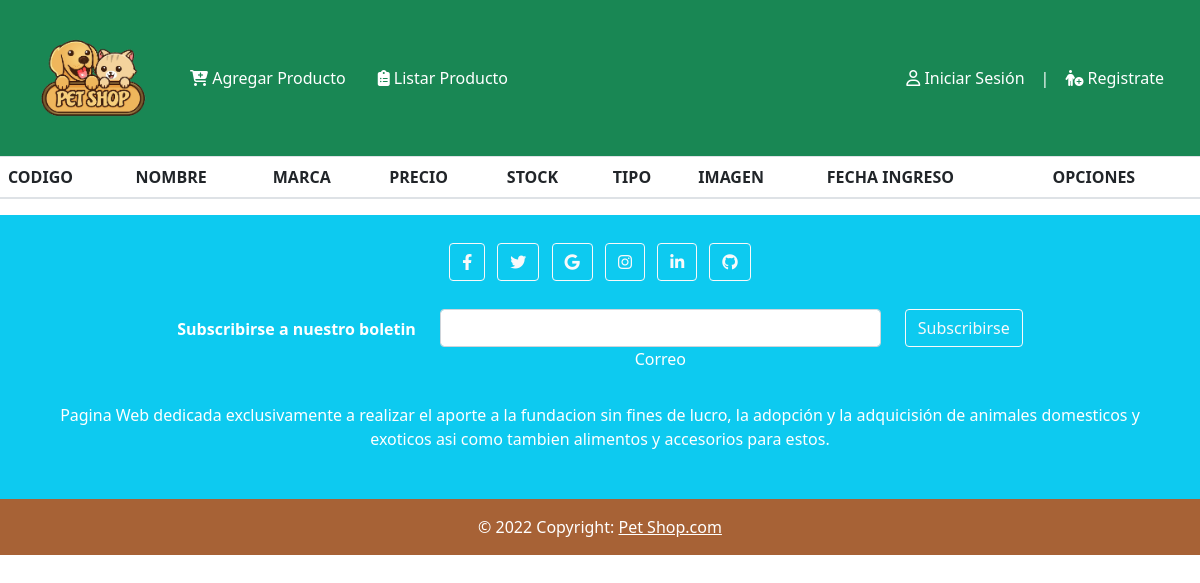
Page /listar_productos/ (signed in) on the earlier database version.
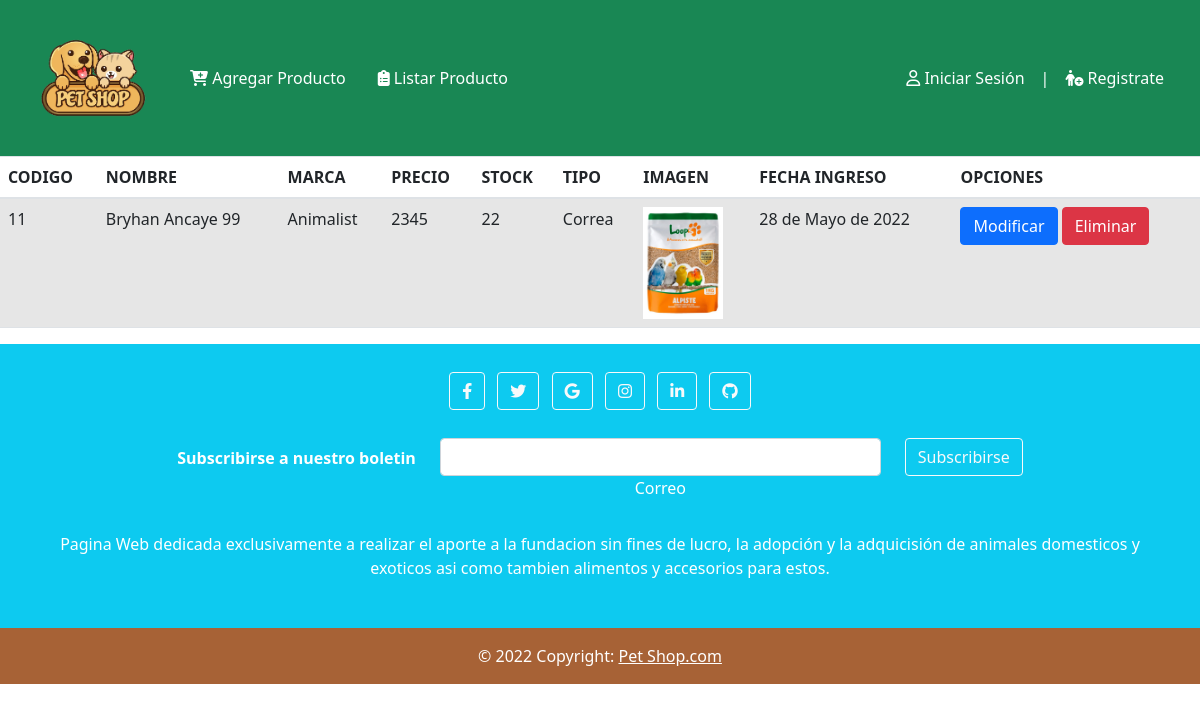
Same page on the later database version.
### app/models.py (models this page shows, shortened)
class Producto(models.Model):
    codigo = models.IntegerField(null=False,primary_key=True)
    nombre = models.CharField(max_length=20)
    marca = models.CharField(max_length=20)
    precio = models.IntegerField()
    stock = models.IntegerField()
    tipo = models.ForeignKey(TipoProducto,on_delete=models.CASCADE)
    imagen = models.ImageField(upload_to="productos", null=True)
    created_at = models.DateField(auto_now_add=True)
    updated_at = models.DateField(auto_now=True)
    class Meta:
        db_table = 'db_producto'

class TipoProducto(models.Model):
    tipo = models.CharField(max_length=20)
    def __str__(self):
        return self.tipo
    class Meta:
        db_table = 'db_tipo_producto'

### app/views.py (the view)
# urls.py: path('listar_productos/', listar_productos ,name="listar_productos"),
@permission_required('app.view_producto')
def listar_productos(request):
    productosAll = Producto.objects.all()
    datos = {
        'listaProductos': productosAll
    }
    return render(request,'app/productos/listar_productos.html',datos)

### app/templates/app/productos/listar_productos.html
{% extends 'app/modeloproducto.html' %}
{% load static %}
{% block contenido %}
<table class="table table-striped table-condensed">
    <thead>
        <tr>
            <th>CODIGO</th>
            <th>NOMBRE</th>
            <th>MARCA</th>
            <th>PRECIO</th>
            <th>STOCK</th>
            <th>TIPO</th>
            <th>IMAGEN</th>
            <th>FECHA INGRESO</th>
            <th>OPCIONES</th>
        </tr>
    </thead>
        <TBody>
            {% for aux in listaProductos %}
            <tr>
                <td>{{ aux.codigo }}</td>
                <td>{{ aux.nombre }}</td>
                <td>{{ aux.marca }}</td>
                <td>{{ aux.precio }}</td>
                <td>{{ aux.stock }}</td>
                <td>{{ aux.tipo }}</td>
                <td>
                    {% if aux.imagen %}
                    <img src="{{ aux.imagen.url }}" alt="" width="80">
                    {% endif %}
                </td>
                <td>{{ aux.created_at }}</td>
                <td>
                    {% if perms.app.change_producto %}
                    <a href="{% url 'modificar_producto' aux.codigo%}" class="btn btn-primary">Modificar</a>
                    {% endif %}
                    {% if perms.app.delete_producto %}
                    <a onclick="confirmDelete ({{ aux.codigo }})" class="btn btn-danger">Eliminar</a>
                    {% endif %}
                </td>
            </tr>
            {% endfor %}
        </tbody>
</table>
{% endblock %}

Differences in the rows shown:
added Producto: codigo "11", nombre "Bryhan Ancaye 99", marca "Animalist", precio "2345", stock "22", tipo "Correa", imagen (picture), created_at "28 de Mayo de 2022"
